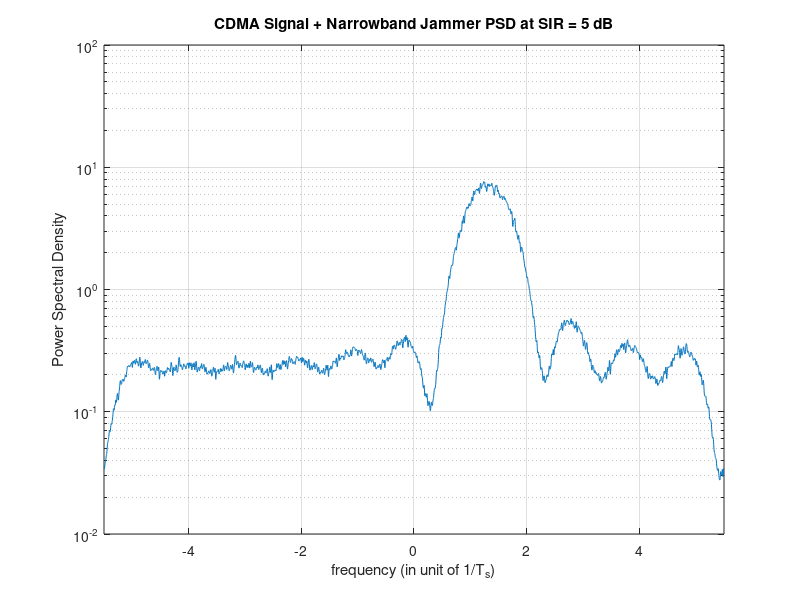
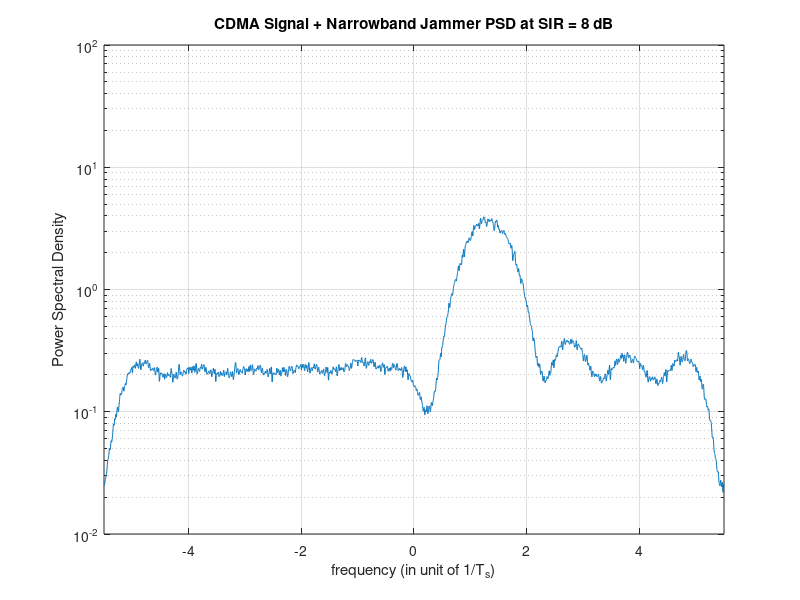
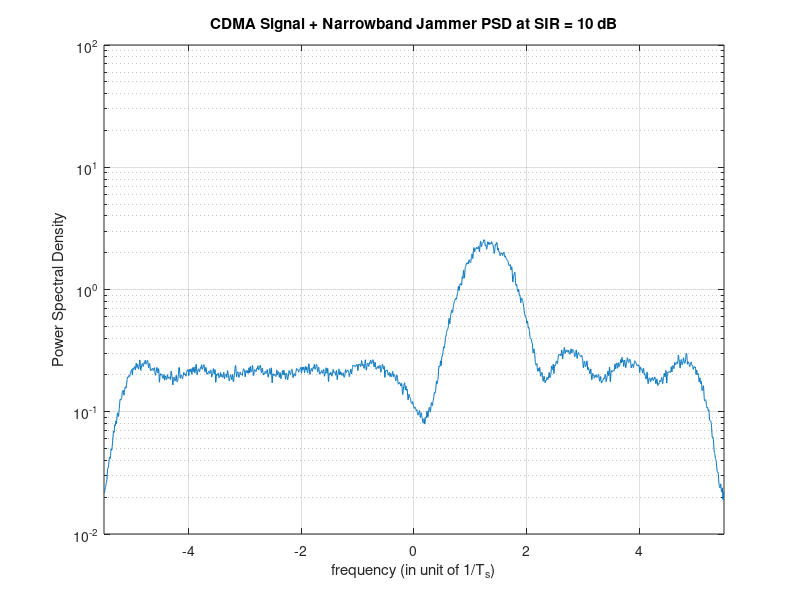
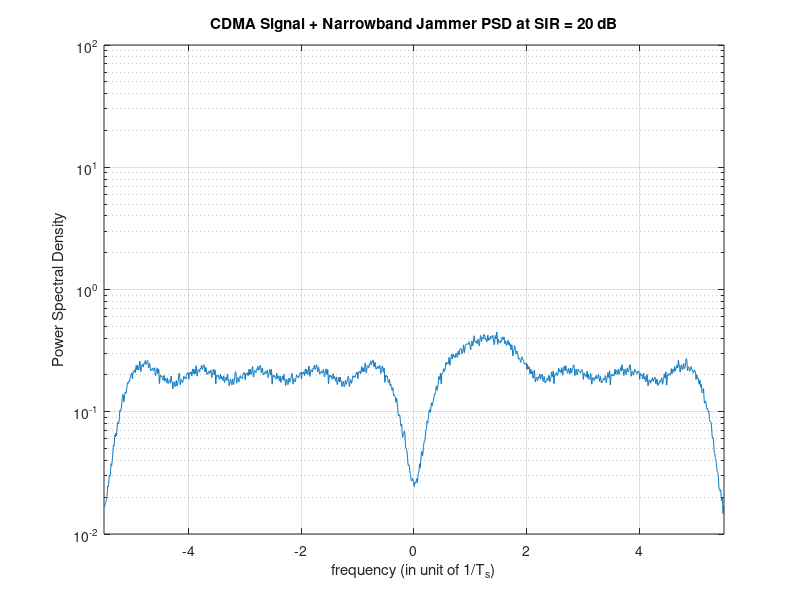

The MATLAB source for these figures, in order:
% MATLAB PROGRAM <ExDSSS.m>
% Extended to handle multiple SIR values and plot corresponding PSDs

clear; clf;
Ldata = 20000;      % data length in simulation; Must be divisible by 8
Lc = 11;            % spreading factor vs data rate.

% Generate QPSK modulation symbols
data_sym = 2*round(rand(Ldata, 1)) - 1 + j*(2*round(rand(Ldata, 1)) - 1);
jam_data = 2*round(rand(Ldata, 1)) - 1 + j*(2*round(rand(Ldata, 1)) - 1);

% Generating a spreading code
pcode = [1 1 1 -1 -1 -1 1 -1 -1 1 -1]';

% Now spread
x_in = kron(data_sym, pcode);

% SIR values to simulate
SIR_values = [5, 8, 10, 20];

for SIR = SIR_values
    Pj = 2*Lc/(10^(SIR/10)); % Calculate jamming power based on SIR
    noiseq = randn(Ldata*Lc, 1) + j*randn(Ldata*Lc, 1); % Power is 2

    % Create jamming signal
    jam_mod = kron(jam_data, ones(Lc, 1));
    jammer = sqrt(Pj/2)*jam_mod.*exp(j*2*pi*0.12*(1:Ldata*Lc)).';

    % Calculate and plot PSD
    [P, x] = pwelch(jammer+x_in, [], [], [4096], Lc, 'twosided');
    figure;
    semilogy(x - Lc/2, fftshift(P));
    axis([-Lc/2 Lc/2 1.e-2 1.e2]);
    grid;
    title(sprintf('CDMA Signal + Narrowband Jammer PSD at SIR = %d dB', SIR));
    xlabel('frequency (in unit of 1/T_s)');
    ylabel('Power Spectral Density');
end
